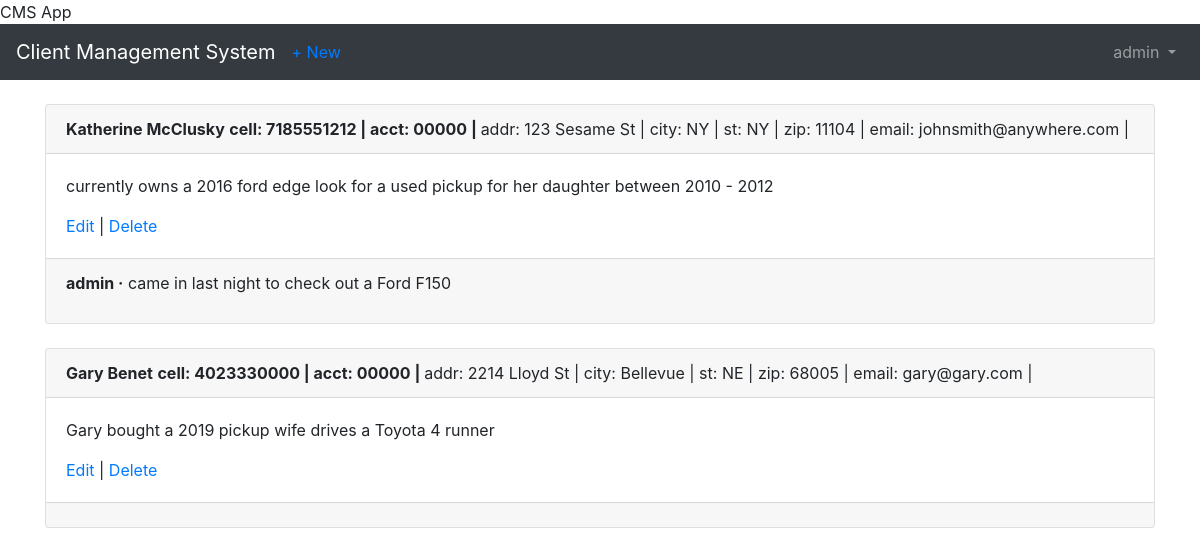
Page /clients/ (signed in) on the committed database.
### users/models.py (models this page shows)
class CustomUser(AbstractUser):
    department = models.CharField(max_length=50, default=' ', null=True, blank=True)
    employee_cell_phone = models.CharField (max_length=50, default=' ', null=True, blank=True)

### clients/models.py (models this page shows, shortened)
class Client(models.Model):
    name = models.CharField(max_length=50,blank=False, null=False, default=' ')
    address = models.CharField(max_length=50, blank=True, null=True,default=' ')
    city = models.CharField(max_length=50, default=' ')
    state = models.CharField(max_length=50, default='NE')
    zipcode = models.CharField(max_length=10, default='00000')
    email = models.EmailField(max_length=100, default=' ')
    cell_phone = models.CharField(max_length=50,default='(402)000-0000')
    acct_number = models.CharField(max_length=50,blank=True, null=True, default='00000')
    notes = models.TextField()
    date = models.DateTimeField(auto_now_add=True)
    author = models.ForeignKey(
        get_user_model(),
        on_delete=models.CASCADE,
    )

class Comment(models.Model):
    client = models.ForeignKey(
        Client,
        on_delete=models.CASCADE,
        related_name='comments',
    )
    comment = models.CharField(max_length=140)
    author = models.ForeignKey(
        get_user_model(),
        on_delete=models.CASCADE,
    )
    def __str__(self):
        return self.comment

### clients/views.py (the view)
# urls.py: path('', ClientListView.as_view(), name='client_list'),
class ClientListView(LoginRequiredMixin,ListView):
    model = Client
    template_name = 'client_list.html'

### templates/client_list.html (shortened to what this page needs)
{% extends 'base.html' %}
{% block content %}
  {% for client in object_list %}
    <div class="card">
      <div class="card-header">
        <span class="font-weight-bold">{{ client.name }}</span>
        <span class="font-weight-bold">cell: {{ client.cell_phone }} | </span>
        <span class="font-weight-bold">acct: {{ client.acct_number }} | </span>
        <span class="font-muted">addr: {{ client.address }} | </span>
       <span class="font-muted-">city: {{ client.city }} | </span>
        <span class="font-muted">st: {{ client.state }} | </span>
        <span class="font-muted">zip: {{ client.zipcode }} | </span>
        <span class="font-muted">email: {{ client.email }} | </span>
      </div>
      <div class="card-body">
        <p>{{client.notes}}</p>
        <a href="{% url 'client_edit' client.pk %}">Edit</a> |
        <a href="{% url 'client_delete' client.pk %}">Delete</a>
      </div>
      <div class="card-footer">
        {% for comment in client.comments.all %}
          <p>
            <span class="font-weight-bold">{{ comment.author }} &middot;</span>
            {{ comment }}
          </p>
        {% endfor %}
      </div>
    </div>
    <br />
  {% endfor %}
{% endblock content %}

### templates/base.html (shortened to what this page needs)
<!doctype html>
<html lang="en">
  <head>
    <link rel="stylesheet" href="https://stackpath.bootstrapcdn.com/bootstrap/4.1.3/css/bootstrap.min.css"
>
   <name>{% block name %}CMS App{% endblock name %}</name>
  </head>
  <body>
    <nav class="navbar navbar-expand-md navbar-dark bg-dark mb-4">
      <a class="navbar-brand" href="{% url 'home' %}">Client Management System</a>
      {% if user.is_authenticated %}
        <ul class="navbar-nav mr-auto">
          <li class="nav-item"><a href="{% url 'client_new' %}">+ New</a></li>
        </ul>
      {% endif %}
      <div class="collapse navbar-collapse" id="navbarCollapse">
        {% if user.is_authenticated %}
          <ul class="navbar-nav ml-auto">
            <li class="nav-item">
              <a class="nav-link dropdown-toggle" href="#" id="userMenu"\
              data-toggle="dropdown" aria-haspopup="true" aria-expanded\
              ="false">
                {{ user.username }}
              </a>
            </li>
          </ul>
        {% endif %}
      </div>
    </nav>
    <div class="container">
      {% block content %}
      {% endblock content %}
    </div>
  </body>
</html>

### rows in the picture
CustomUser: username "admin"
Client: name "Katherine McClusky", cell_phone "7185551212", acct_number "00000", address "123 Sesame St", city "NY", state "NY", zipcode "11104", email "johnsmith@anywhere.com", notes "currently owns a 2016 ford edge look for a used pickup for her daughter between 2010 - 2012"
Comment: author "admin", comment "came in last night to check out a Ford F150"
Client: name "Gary Benet", cell_phone "4023330000", acct_number "00000", address "2214 Lloyd St", city "Bellevue", state "NE", zipcode "68005", email "gary@gary.com", notes "Gary bought a 2019 pickup wife drives a Toyota 4 runner"
